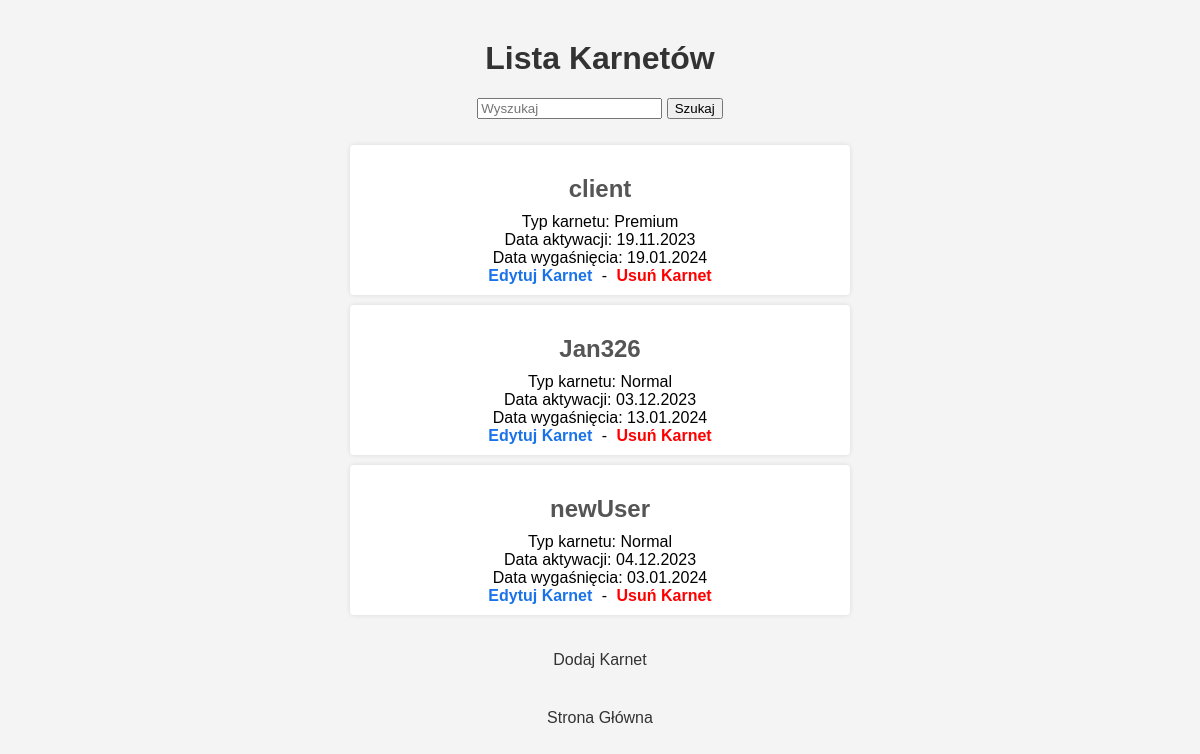
Page /memberships/list/ (signed in) on the earlier database version.
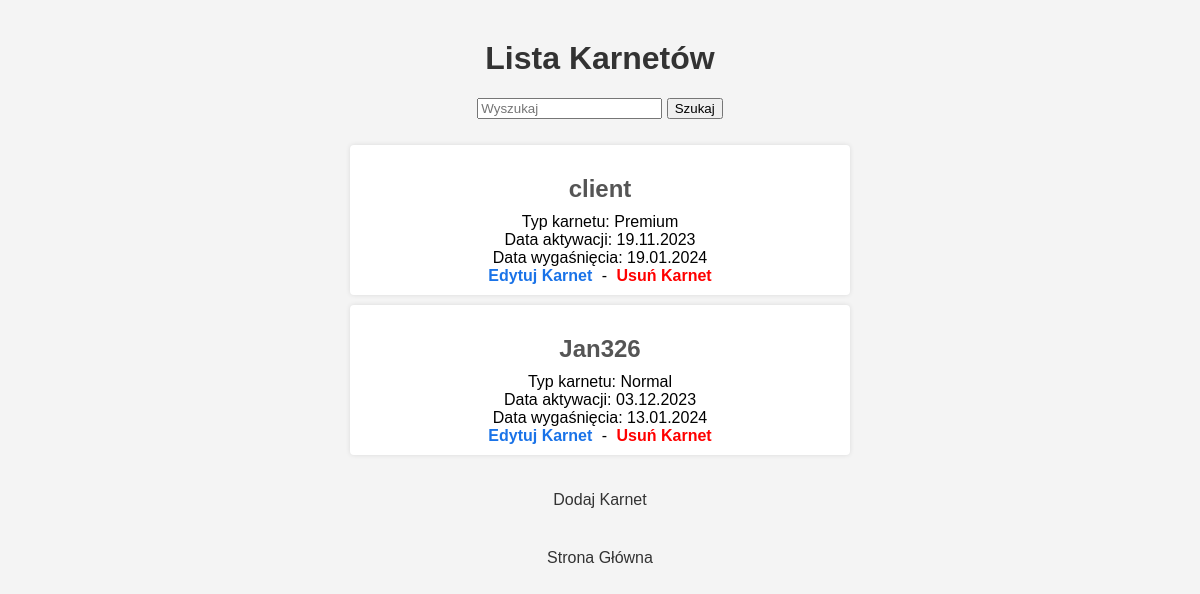
Same page on the later database version.
### silownia_app/models.py (models this page shows, shortened)
class Client(AbstractBaseUser):
    login = models.CharField(_('login'), max_length=100, unique=True)
    first_name = models.CharField(_('imię'), max_length=100)
    last_name = models.CharField(_('nazwisko'), max_length=100)
    date_of_birth = models.DateField(_('data urodzenia'), null=True, blank=True)
    is_active = models.BooleanField(default=True)
    is_admin = models.BooleanField(default=False)
    is_employee = models.BooleanField(default=False)
    is_trainer = models.BooleanField(default=False)
    objects = ClientManager()
    USERNAME_FIELD = 'login'
    REQUIRED_FIELDS = []

class Membership(models.Model):
    MEMBERSHIP_CHOICES = [
        ('Normal', _('Normal')),
        ('Premium', _('Premium')),
    ]
    client = models.ForeignKey(Client, on_delete=models.CASCADE)
    activation_date = models.DateField()
    expiration_date = models.DateField()
    membership_type = models.CharField(
        max_length=10,
        choices=MEMBERSHIP_CHOICES,
        default='Normal',
    )

### silownia_app/views.py (the view)
# urls.py: path('memberships/list/', views.list_memberships, name='list_memberships'),
@user_passes_test(lambda user: user.is_active and (user.is_employee or user.is_admin), login_url='user_login')
def list_memberships(request):
    clients_with_memberships = Client.objects.prefetch_related('membership_set').all()
    return render(request, 'memberships/list.html', {'clients': clients_with_memberships})

### silownia_app/templates/memberships/list.html (shortened to what this page needs)
{% load static %}
<!DOCTYPE html>
<html>
<head>
    <link rel="stylesheet" type="text/css" href="{% static 'css_files/list3.css' %}">
</head>
<body>
    <h1>Lista Karnetów</h1>
    <form method="get" action="{% url 'list_memberships' %}">
        <input type="text" name="search" placeholder="Wyszukaj" value="{{ request.GET.search }}">
        <button type="submit">Szukaj</button>
    </form>
    <ul>
        {% for client in clients %}
            {% for membership in client.membership_set.all %}
                {% if not request.GET.search or request.GET.search in client.login %}
                    <li>
                        <h2>{{ client.login }}</h2>
                        Typ karnetu: {{ membership.get_membership_type_display }}<br>
                        Data aktywacji: {{ membership.activation_date|date:"d.m.Y" }}<br>
                        Data wygaśnięcia: {{ membership.expiration_date|date:"d.m.Y" }}<br>
                        <a href="{% url 'edit_membership' membership.id %}">Edytuj Karnet</a> - <a href="{% url 'delete_membership' membership.id %}" class="red-link">Usuń Karnet</a>
                    </li>
                {% endif %}
            {% endfor %}
        {% endfor %}
    </ul>
    <a href="{% url 'add_membership' %}">Dodaj Karnet</a>
    <nav>
        <a href="{% url 'index' %}">Strona Główna</a>
    </nav>
</body>
</html>

Differences in the rows shown:
no longer on this page (row unchanged): Client: login "newUser"
removed Membership: membership_type "Normal", activation_date "04.12.2023", expiration_date "03.01.2024"
